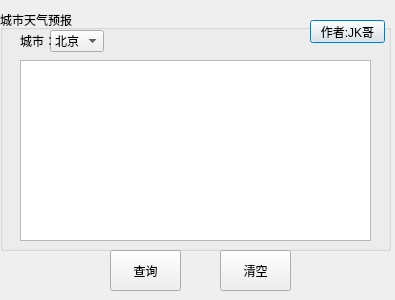
<?xml version="1.0" encoding="UTF-8"?>
<ui version="4.0">
 <class>Dialog</class>
 <widget class="QDialog" name="Dialog">
  <property name="geometry">
   <rect>
    <x>0</x>
    <y>0</y>
    <width>395</width>
    <height>300</height>
   </rect>
  </property>
  <property name="windowTitle">
   <string>Dialog</string>
  </property>
  <widget class="QGroupBox" name="groupBox">
   <property name="geometry">
    <rect>
     <x>0</x>
     <y>10</y>
     <width>391</width>
     <height>241</height>
    </rect>
   </property>
   <property name="title">
    <string>城市天气预报</string>
   </property>
   <widget class="QTextEdit" name="textEdit">
    <property name="geometry">
     <rect>
      <x>20</x>
      <y>50</y>
      <width>351</width>
      <height>181</height>
     </rect>
    </property>
    <property name="html">
     <string>&lt;!DOCTYPE HTML PUBLIC &quot;-//W3C//DTD HTML 4.0//EN&quot; &quot;http://www.w3.org/TR/REC-html40/strict.dtd&quot;&gt;
&lt;html&gt;&lt;head&gt;&lt;meta name=&quot;qrichtext&quot; content=&quot;1&quot; /&gt;&lt;style type=&quot;text/css&quot;&gt;
p, li { white-space: pre-wrap; }
&lt;/style&gt;&lt;/head&gt;&lt;body style=&quot; font-family:'SimSun'; font-size:9pt; font-weight:400; font-style:normal;&quot;&gt;
&lt;p align=&quot;center&quot; style=&quot;-qt-paragraph-type:empty; margin-top:0px; margin-bottom:0px; margin-left:0px; margin-right:0px; -qt-block-indent:0; text-indent:0px;&quot;&gt;&lt;br /&gt;&lt;/p&gt;&lt;/body&gt;&lt;/html&gt;</string>
    </property>
   </widget>
   <widget class="QComboBox" name="comboBox">
    <property name="geometry">
     <rect>
      <x>50</x>
      <y>20</y>
      <width>50</width>
      <height>20</height>
     </rect>
    </property>
    <property name="sizeAdjustPolicy">
     <enum>QComboBox::AdjustToContents</enum>
    </property>
    <item>
     <property name="text">
      <string>北京</string>
     </property>
    </item>
    <item>
     <property name="text">
      <string>汕头</string>
     </property>
    </item>
    <item>
     <property name="text">
      <string>上海</string>
     </property>
    </item>
    <item>
     <property name="text">
      <string>天津</string>
     </property>
    </item>
   </widget>
   <widget class="QLabel" name="label">
    <property name="geometry">
     <rect>
      <x>20</x>
      <y>20</y>
      <width>61</width>
      <height>21</height>
     </rect>
    </property>
    <property name="text">
     <string>城市：</string>
    </property>
   </widget>
   <widget class="QPushButton" name="nameBtn">
    <property name="geometry">
     <rect>
      <x>310</x>
      <y>10</y>
      <width>75</width>
      <height>23</height>
     </rect>
    </property>
    <property name="text">
     <string>作者:JK哥</string>
    </property>
   </widget>
  </widget>
  <widget class="QPushButton" name="queryBtn">
   <property name="geometry">
    <rect>
     <x>110</x>
     <y>250</y>
     <width>71</width>
     <height>41</height>
    </rect>
   </property>
   <property name="maximumSize">
    <size>
     <width>75</width>
     <height>16777215</height>
    </size>
   </property>
   <property name="text">
    <string>查询</string>
   </property>
  </widget>
  <widget class="QPushButton" name="clearBtn">
   <property name="geometry">
    <rect>
     <x>220</x>
     <y>250</y>
     <width>71</width>
     <height>41</height>
    </rect>
   </property>
   <property name="maximumSize">
    <size>
     <width>75</width>
     <height>16777215</height>
    </size>
   </property>
   <property name="text">
    <string>清空</string>
   </property>
  </widget>
 </widget>
 <resources/>
 <connections>
  <connection>
   <sender>queryBtn</sender>
   <signal>clicked()</signal>
   <receiver>Dialog</receiver>
   <slot>accept()</slot>
   <hints>
    <hint type="sourcelabel">
     <x>77</x>
     <y>261</y>
    </hint>
    <hint type="destinationlabel">
     <x>199</x>
     <y>149</y>
    </hint>
   </hints>
  </connection>
  <connection>
   <sender>clearBtn</sender>
   <signal>clicked()</signal>
   <receiver>Dialog</receiver>
   <slot>accept()</slot>
   <hints>
    <hint type="sourcelabel">
     <x>287</x>
     <y>261</y>
    </hint>
    <hint type="destinationlabel">
     <x>199</x>
     <y>149</y>
    </hint>
   </hints>
  </connection>
  <connection>
   <sender>nameBtn</sender>
   <signal>clicked()</signal>
   <receiver>Dialog</receiver>
   <slot>accept()</slot>
   <hints>
    <hint type="sourcelabel">
     <x>347</x>
     <y>31</y>
    </hint>
    <hint type="destinationlabel">
     <x>199</x>
     <y>149</y>
    </hint>
   </hints>
  </connection>
 </connections>
</ui>
